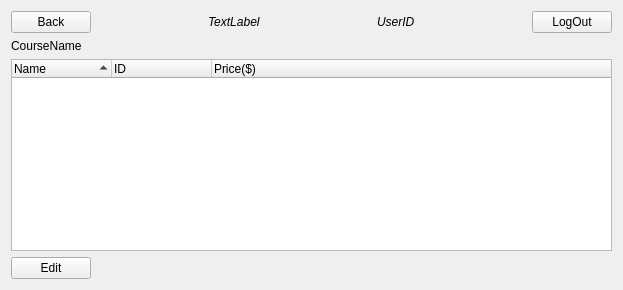
      <widget class="QWidget" name="page_4">
       <layout class="QVBoxLayout" name="verticalLayout_10">
        <item>
         <layout class="QHBoxLayout" name="horizontalLayout_61">
          <item>
           <widget class="QPushButton" name="ContentsBackButtonC">
            <property name="text">
             <string>Back</string>
            </property>
           </widget>
          </item>
          <item>
           <spacer name="horizontalSpacer_27">
            <property name="orientation">
             <enum>Qt::Horizontal</enum>
            </property>
            <property name="sizeHint" stdset="0">
             <size>
              <width>40</width>
              <height>20</height>
             </size>
            </property>
           </spacer>
          </item>
          <item>
           <widget class="QLabel" name="userTypeLabelC2">
            <property name="text">
             <string>&lt;html&gt;&lt;head/&gt;&lt;body&gt;&lt;p&gt;&lt;span style=&quot; font-style:italic;&quot;&gt;TextLabel&lt;/span&gt;&lt;/p&gt;&lt;/body&gt;&lt;/html&gt;</string>
            </property>
           </widget>
          </item>
          <item>
           <spacer name="horizontalSpacer_29">
            <property name="orientation">
             <enum>Qt::Horizontal</enum>
            </property>
            <property name="sizeHint" stdset="0">
             <size>
              <width>40</width>
              <height>20</height>
             </size>
            </property>
           </spacer>
          </item>
          <item>
           <widget class="QLabel" name="UserIDLabelC2">
            <property name="text">
             <string>&lt;html&gt;&lt;head/&gt;&lt;body&gt;&lt;p&gt;&lt;span style=&quot; font-style:italic;&quot;&gt;UserID&lt;/span&gt;&lt;/p&gt;&lt;/body&gt;&lt;/html&gt;</string>
            </property>
           </widget>
          </item>
          <item>
           <spacer name="horizontalSpacer_28">
            <property name="orientation">
             <enum>Qt::Horizontal</enum>
            </property>
            <property name="sizeHint" stdset="0">
             <size>
              <width>40</width>
              <height>20</height>
             </size>
            </property>
           </spacer>
          </item>
          <item>
           <widget class="QPushButton" name="LogOutButtonC2">
            <property name="text">
             <string>LogOut</string>
            </property>
           </widget>
          </item>
         </layout>
        </item>
        <item>
         <layout class="QVBoxLayout" name="verticalLayout_19">
          <item>
           <widget class="QLabel" name="CourseNameLabelC">
            <property name="text">
             <string>CourseName</string>
            </property>
           </widget>
          </item>
          <item>
           <widget class="QTreeWidget" name="ContentTreeWidgetC">
            <property name="sizePolicy">
             <sizepolicy hsizetype="Expanding" vsizetype="Expanding">
              <horstretch>100</horstretch>
              <verstretch>0</verstretch>
             </sizepolicy>
            </property>
            <property name="minimumSize">
             <size>
              <width>601</width>
              <height>192</height>
             </size>
            </property>
            <property name="itemsExpandable">
             <bool>true</bool>
            </property>
            <property name="sortingEnabled">
             <bool>true</bool>
            </property>
            <property name="allColumnsShowFocus">
             <bool>true</bool>
            </property>
            <column>
             <property name="text">
              <string>Name</string>
             </property>
            </column>
            <column>
             <property name="text">
              <string>ID</string>
             </property>
            </column>
            <column>
             <property name="text">
              <string>Price($)</string>
             </property>
            </column>
           </widget>
          </item>
         </layout>
        </item>
        <item>
         <layout class="QHBoxLayout" name="horizontalLayout_30">
          <item>
           <widget class="QPushButton" name="editContentButton">
            <property name="text">
             <string>Edit</string>
            </property>
           </widget>
          </item>
          <item>
           <spacer name="horizontalSpacer_16">
            <property name="orientation">
             <enum>Qt::Horizontal</enum>
            </property>
            <property name="sizeHint" stdset="0">
             <size>
              <width>40</width>
              <height>20</height>
             </size>
            </property>
           </spacer>
          </item>
         </layout>
        </item>
       </layout>
      </widget>
